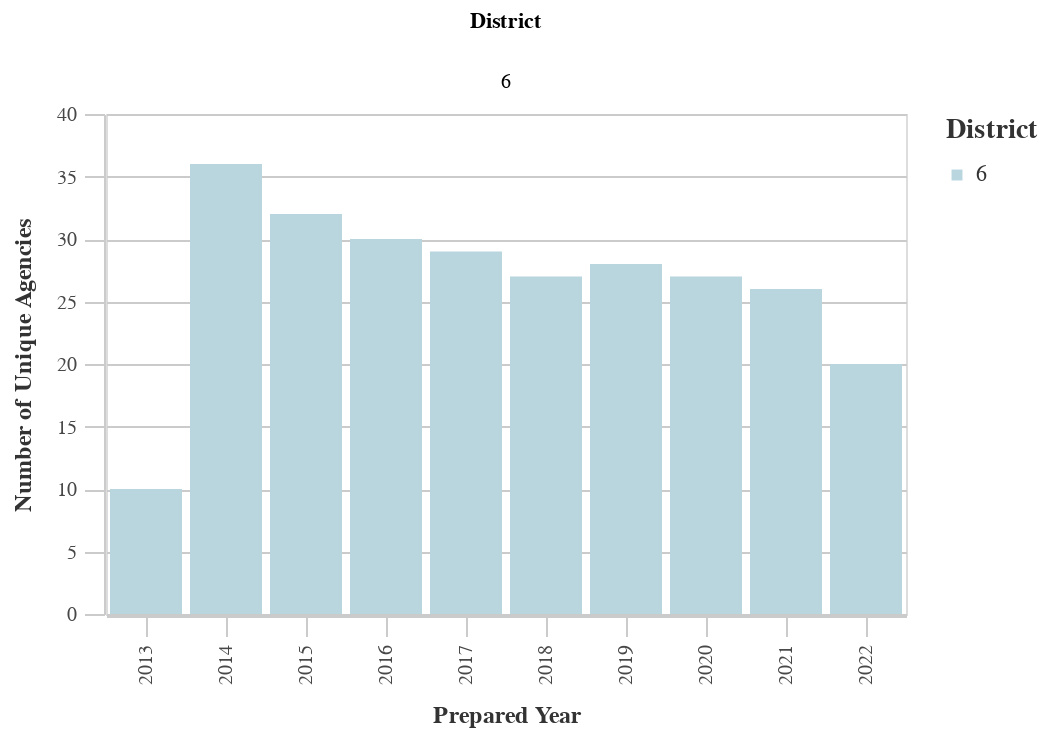

The notebook cell this image was saved under:
### Markdown cell above
### Number of Unique Prefix Codes by District

### Code cell
#Unique Prefixes by Dist
dist_years_prefix = ((
        df
        >> group_by(_.prepared_y, _.dist)
        >> summarize(n=_.prefix.nunique())
        >> arrange(-_.prepared_y)
    ).rename(columns={'dist':'District', 'n':'Count'}))

chart11 = (alt.Chart(dist_years_prefix).mark_bar().encode(
        column='District:N',
        x=alt.X('prepared_y:O', title='Prepared Year'),
        y=alt.Y('Count:Q', title='Number of Unique Agencies'),
        color = alt.Color("District:N", 
                              scale=alt.Scale(
                                  range=altair_utils.CALITP_SEQUENTIAL_COLORS),  
                               legend=alt.Legend(title="District")
                              )
                              ))
chart11 = styleguide.preset_chart_config(chart11)
chart11 = _dla_utils_reports.add_tooltip(chart11, 'prepared_y','Count')
    

display(chart11)

### Figure 1 — Vega-Lite specification as saved in the notebook (floating-point values rounded to 4 significant figures)
{"config": {"view": {"continuousWidth": 400, "continuousHeight": 300}, "axis": {"domainColor": "#cbcbcb", "grid": true, "gridColor": "#cbcbcb", "gridWidth": 1, "labelColor": "#474747", "labelFont": "Nunito Sans", "labelFontSize": 10, "labelPadding": 4, "tickColor": "#cbcbcb", "tickSize": 10, "titleColor": "#333", "titleFont": "Raleway", "titleFontSize": 12, "titlePadding": 10}, "axisBand": {"grid": false}, "background": "white", "font": "Raleway", "header": {"labelFont": "Nunito Sans", "titleFont": "Raleway"}, "legend": {"labelColor": "#333", "labelFont": "Nunito Sans", "labelFontSize": 11, "labelLimit": 0, "padding": 1, "symbolSize": 30, "symbolType": "square", "titleColor": "#333", "titleFont": "Raleway", "titleFontSize": 14, "titlePadding": 10}, "title": {"anchor": "middle", "font": "Raleway", "fontSize": 18, "fontWeight": 300, "offset": 20}}, "data": {"name": "data-2e4192d30aac8c34930f872a885b7297"}, "mark": "bar", "encoding": {"color": {"field": "District", "legend": {"title": "District"}, "scale": {"range": ["#B9D6DF", "#8CBCCB", "#2EA8CE", "#136C97", "#0B405B"]}, "type": "nominal"}, "column": {"field": "District", "type": "nominal"}, "tooltip": [{"field": "prepared_y", "type": "quantitative"}, {"field": "Count", "type": "quantitative"}], "x": {"field": "prepared_y", "title": "Prepared Year", "type": "ordinal"}, "y": {"field": "Count", "title": "Number of Unique Agencies", "type": "quantitative"}}, "height": 250, "width": 400, "$schema": "https://vega.github.io/schema/vega-lite/v4.17.0.json", "datasets": {"data-2e4192d30aac8c34930f872a885b7297": [{"prepared_y": 2022.0, "District": 6, "Count": 20}, {"prepared_y": 2021.0, "District": 6, "Count": 26}, {"prepared_y": 2020.0, "District": 6, "Count": 27}, {"prepared_y": 2019.0, "District": 6, "Count": 28}, {"prepared_y": 2018.0, "District": 6, "Count": 27}, {"prepared_y": 2017.0, "District": 6, "Count": 29}, {"prepared_y": 2016.0, "District": 6, "Count": 30}, {"prepared_y": 2015.0, "District": 6, "Count": 32}, {"prepared_y": 2014.0, "District": 6, "Count": 36}, {"prepared_y": 2013.0, "District": 6, "Count": 10}]}}
